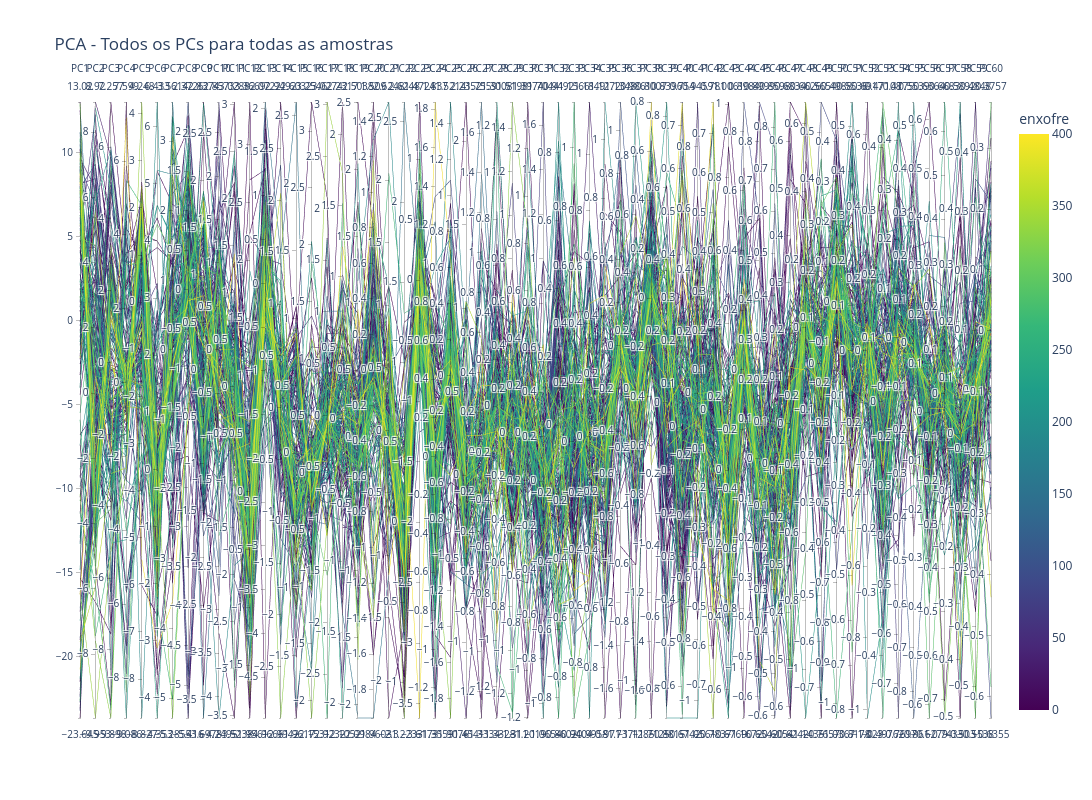

The notebook cell saved with this chart:
### Code cell
import plotly.express as px

# Preparação do DataFrame para o gráfico de dispersão
plot_df = pc_scores.copy()
plot_df = plot_df.loc[:, ~plot_df.columns.duplicated()].copy()

if 'amostra' in plot_df.columns:
    plot_df = plot_df.drop(columns=['amostra'])

plot_df.insert(0, 'amostra', df.index.tolist())

for col in ['ponto de fulgor', 'massa específica', 'enxofre']:
    if col in df.columns:
        plot_df[col] = df[col].values

# Escolhe os dois primeiros componentes para o gráfico de pontos
pc_columns = [f'PC{i}' for i in range(1, 3)]
plot_df = plot_df[['amostra'] + pc_columns + [c for c in ['ponto de fulgor', 'massa específica', 'enxofre'] if c in plot_df.columns]]

# Gráfico de PCA em pontos
fig = px.scatter(
    plot_df,
    x='PC1',
    y='PC2',
    text='amostra',
    color='enxofre' if 'enxofre' in plot_df.columns else None,
    hover_data=['amostra', 'ponto de fulgor', 'massa específica', 'enxofre'],
    color_continuous_scale='Viridis',
    title='PCA - Gráfico de dispersão das amostras'
)

fig.update_traces(textposition='top center', marker=dict(size=10))
fig.update_layout(width=1200, height=800)
fig.show()

# Salva o gráfico em HTML
fig.write_html('pca_scatter.html')

### Figure 1 — Plotly figure (JSON) as saved in the notebook; plotly's stock layout.template omitted (floating-point values rounded to 4 significant figures; data arrays with more than 128 entries replaced by an {"elided": "..."} marker saying what was removed)
{"data": [{"dimensions": [{"label": "PC1", "values": {"elided": "216 float values"}}, {"label": "PC2", "values": {"elided": "216 float values"}}, {"label": "PC3", "values": {"elided": "216 float values"}}, {"label": "PC4", "values": {"elided": "216 float values"}}, {"label": "PC5", "values": {"elided": "216 float values"}}, {"label": "PC6", "values": {"elided": "216 float values"}}, {"label": "PC7", "values": {"elided": "216 float values"}}, {"label": "PC8", "values": {"elided": "216 float values"}}, {"label": "PC9", "values": {"elided": "216 float values"}}, {"label": "PC10", "values": {"elided": "216 float values"}}, {"label": "PC11", "values": {"elided": "216 float values"}}, {"label": "PC12", "values": {"elided": "216 float values"}}, {"label": "PC13", "values": {"elided": "216 float values"}}, {"label": "PC14", "values": {"elided": "216 float values"}}, {"label": "PC15", "values": {"elided": "216 float values"}}, {"label": "PC16", "values": {"elided": "216 float values"}}, {"label": "PC17", "values": {"elided": "216 float values"}}, {"label": "PC18", "values": {"elided": "216 float values"}}, {"label": "PC19", "values": {"elided": "216 float values"}}, {"label": "PC20", "values": {"elided": "216 float values"}}, {"label": "PC21", "values": {"elided": "216 float values"}}, {"label": "PC22", "values": {"elided": "216 float values"}}, {"label": "PC23", "values": {"elided": "216 float values"}}, {"label": "PC24", "values": {"elided": "216 float values"}}, {"label": "PC25", "values": {"elided": "216 float values"}}, {"label": "PC26", "values": {"elided": "216 float values"}}, {"label": "PC27", "values": {"elided": "216 float values"}}, {"label": "PC28", "values": {"elided": "216 float values"}}, {"label": "PC29", "values": {"elided": "216 float values"}}, {"label": "PC30", "values": {"elided": "216 float values"}}, {"label": "PC31", "values": {"elided": "216 float values"}}, {"label": "PC32", "values": {"elided": "216 float values"}}, {"label": "PC33", "values": {"elided": "216 float values"}}, {"label": "PC34", "values": {"elided": "216 float values"}}, {"label": "PC35", "values": {"elided": "216 float values"}}, {"label": "PC36", "values": {"elided": "216 float values"}}, {"label": "PC37", "values": {"elided": "216 float values"}}, {"label": "PC38", "values": {"elided": "216 float values"}}, {"label": "PC39", "values": {"elided": "216 float values"}}, {"label": "PC40", "values": {"elided": "216 float values"}}, {"label": "PC41", "values": {"elided": "216 float values"}}, {"label": "PC42", "values": {"elided": "216 float values"}}, {"label": "PC43", "values": {"elided": "216 float values"}}, {"label": "PC44", "values": {"elided": "216 float values"}}, {"label": "PC45", "values": {"elided": "216 float values"}}, {"label": "PC46", "values": {"elided": "216 float values"}}, {"label": "PC47", "values": {"elided": "216 float values"}}, {"label": "PC48", "values": {"elided": "216 float values"}}, {"label": "PC49", "values": {"elided": "216 float values"}}, {"label": "PC50", "values": {"elided": "216 float values"}}, {"label": "PC51", "values": {"elided": "216 float values"}}, {"label": "PC52", "values": {"elided": "216 float values"}}, {"label": "PC53", "values": {"elided": "216 float values"}}, {"label": "PC54", "values": {"elided": "216 float values"}}, {"label": "PC55", "values": {"elided": "216 float values"}}, {"label": "PC56", "values": {"elided": "216 float values"}}, {"label": "PC57", "values": {"elided": "216 float values"}}, {"label": "PC58", "values": {"elided": "216 float values"}}, {"label": "PC59", "values": {"elided": "216 float values"}}, {"label": "PC60", "values": {"elided": "216 float values"}}, {"label": "PC61", "values": {"elided": "216 float values"}}, {"label": "PC62", "values": {"elided": "216 float values"}}, {"label": "PC63", "values": {"elided": "216 float values"}}, {"label": "PC64", "values": {"elided": "216 float values"}}, {"label": "PC65", "values": {"elided": "216 float values"}}, {"label": "PC66", "values": {"elided": "216 float values"}}, {"label": "PC67", "values": {"elided": "216 float values"}}, {"label": "PC68", "values": {"elided": "216 float values"}}, {"label": "PC69", "values": {"elided": "216 float values"}}, {"label": "PC70", "values": {"elided": "216 float values"}}, {"label": "PC71", "values": {"elided": "216 float values"}}, {"label": "PC72", "values": {"elided": "216 float values"}}, {"label": "PC73", "values": {"elided": "216 float values"}}, {"label": "PC74", "values": {"elided": "216 float values"}}, {"label": "PC75", "values": {"elided": "216 float values"}}, {"label": "PC76", "values": {"elided": "216 float values"}}, {"label": "PC77", "values": {"elided": "216 float values"}}, {"label": "PC78", "values": {"elided": "216 float values"}}, {"label": "PC79", "values": {"elided": "216 float values"}}, {"label": "PC80", "values": {"elided": "216 float values"}}, {"label": "PC81", "values": {"elided": "216 float values"}}, {"label": "PC82", "values": {"elided": "216 float values"}}, {"label": "PC83", "values": {"elided": "216 float values"}}, {"label": "PC84", "values": {"elided": "216 float values"}}, {"label": "PC85", "values": {"elided": "216 float values"}}, {"label": "PC86", "values": {"elided": "216 float values"}}, {"label": "PC87", "values": {"elided": "216 float values"}}, {"label": "PC88", "values": {"elided": "216 float values"}}, {"label": "PC89", "values": {"elided": "216 float values"}}, {"label": "PC90", "values": {"elided": "216 float values"}}, {"label": "PC91", "values": {"elided": "216 float values"}}, {"label": "PC92", "values": {"elided": "216 float values"}}, {"label": "PC93", "values": {"elided": "216 float values"}}, {"label": "PC94", "values": {"elided": "216 float values"}}, {"label": "PC95", "values": {"elided": "216 float values"}}, {"label": "PC96", "values": {"elided": "216 float values"}}, {"label": "PC97", "values": {"elided": "216 float values"}}, {"label": "PC98", "values": {"elided": "216 float values"}}, {"label": "PC99", "values": {"elided": "216 float values"}}, {"label": "PC100", "values": {"elided": "216 float values"}}, {"label": "PC101", "values": {"elided": "216 float values"}}, {"label": "PC102", "values": {"elided": "216 float values"}}, {"label": "PC103", "values": {"elided": "216 float values"}}, {"label": "PC104", "values": {"elided": "216 float values"}}, {"label": "PC105", "values": {"elided": "216 float values"}}, {"label": "PC106", "values": {"elided": "216 float values"}}, {"label": "PC107", "values": {"elided": "216 float values"}}, {"label": "PC108", "values": {"elided": "216 float values"}}, {"label": "PC109", "values": {"elided": "216 float values"}}, {"label": "PC110", "values": {"elided": "216 float values"}}, {"label": "PC111", "values": {"elided": "216 float values"}}, {"label": "PC112", "values": {"elided": "216 float values"}}, {"label": "PC113", "values": {"elided": "216 float values"}}, {"label": "PC114", "values": {"elided": "216 float values"}}, {"label": "PC115", "values": {"elided": "216 float values"}}, {"label": "PC116", "values": {"elided": "216 float values"}}, {"label": "PC117", "values": {"elided": "216 float values"}}, {"label": "PC118", "values": {"elided": "216 float values"}}, {"label": "PC119", "values": {"elided": "216 float values"}}, {"label": "PC120", "values": {"elided": "216 float values"}}, {"label": "PC121", "values": {"elided": "216 float values"}}, {"label": "PC122", "values": {"elided": "216 float values"}}, {"label": "PC123", "values": {"elided": "216 float values"}}, {"label": "PC124", "values": {"elided": "216 float values"}}, {"label": "PC125", "values": {"elided": "216 float values"}}, {"label": "PC126", "values": {"elided": "216 float values"}}, {"label": "PC127", "values": {"elided": "216 float values"}}, {"label": "PC128", "values": {"elided": "216 float values"}}, {"label": "PC129", "values": {"elided": "216 float values"}}, {"label": "PC130", "values": {"elided": "216 float values"}}, {"label": "PC131", "values": {"elided": "216 float values"}}, {"label": "PC132", "values": {"elided": "216 float values"}}, {"label": "PC133", "values": {"elided": "216 float values"}}, {"label": "PC134", "values": {"elided": "216 float values"}}, {"label": "PC135", "values": {"elided": "216 float values"}}, {"label": "PC136", "values": {"elided": "216 float values"}}, {"label": "PC137", "values": {"elided": "216 float values"}}, {"label": "PC138", "values": {"elided": "216 float values"}}, {"label": "PC139", "values": {"elided": "216 float values"}}, {"label": "PC140", "values": {"elided": "216 float values"}}, {"label": "PC141", "values": {"elided": "216 float values"}}, {"label": "PC142", "values": {"elided": "216 float values"}}, {"label": "PC143", "values": {"elided": "216 float values"}}, {"label": "PC144", "values": {"elided": "216 float values"}}, {"label": "PC145", "values": {"elided": "216 float values"}}, {"label": "PC146", "values": {"elided": "216 float values"}}, {"label": "PC147", "values": {"elided": "216 float values"}}, {"label": "PC148", "values": {"elided": "216 float values"}}, {"label": "PC149", "values": {"elided": "216 float values"}}, {"label": "PC150", "values": {"elided": "216 float values"}}, {"label": "PC151", "values": {"elided": "216 float values"}}, {"label": "PC152", "values": {"elided": "216 float values"}}, {"label": "PC153", "values": {"elided": "216 float values"}}, {"label": "PC154", "values": {"elided": "216 float values"}}, {"label": "PC155", "values": {"elided": "216 float values"}}, {"label": "PC156", "values": {"elided": "216 float values"}}, {"label": "PC157", "values": {"elided": "216 float values"}}, {"label": "PC158", "values": {"elided": "216 float values"}}, {"label": "PC159", "values": {"elided": "216 float values"}}, {"label": "PC160", "values": {"elided": "216 float values"}}, {"label": "PC161", "values": {"elided": "216 float values"}}, {"label": "PC162", "values": {"elided": "216 float values"}}, {"label": "PC163", "values": {"elided": "216 float values"}}, {"label": "PC164", "values": {"elided": "216 float values"}}, {"label": "PC165", "values": {"elided": "216 float values"}}, {"label": "PC166", "values": {"elided": "216 float values"}}, {"label": "PC167", "values": {"elided": "216 float values"}}, {"label": "PC168", "values": {"elided": "216 float values"}}, {"label": "PC169", "values": {"elided": "216 float values"}}, {"label": "PC170", "values": {"elided": "216 float values"}}, {"label": "PC171", "values": {"elided": "216 float values"}}, {"label": "PC172", "values": {"elided": "216 float values"}}, {"label": "PC173", "values": {"elided": "216 float values"}}, {"label": "PC174", "values": {"elided": "216 float values"}}, {"label": "PC175", "values": {"elided": "216 float values"}}, {"label": "PC176", "values": {"elided": "216 float values"}}, {"label": "PC177", "values": {"elided": "216 float values"}}, {"label": "PC178", "values": {"elided": "216 float values"}}, {"label": "PC179", "values": {"elided": "216 float values"}}, {"label": "PC180", "values": {"elided": "216 float values"}}, {"label": "PC181", "values": {"elided": "216 float values"}}, {"label": "PC182", "values": {"elided": "216 float values"}}, {"label": "PC183", "values": {"elided": "216 float values"}}, {"label": "PC184", "values": {"elided": "216 float values"}}, {"label": "PC185", "values": {"elided": "216 float values"}}, {"label": "PC186", "values": {"elided": "216 float values"}}, {"label": "PC187", "values": {"elided": "216 float values"}}, {"label": "PC188", "values": {"elided": "216 float values"}}, {"label": "PC189", "values": {"elided": "216 float values"}}, {"label": "PC190", "values": {"elided": "216 float values"}}, {"label": "PC191", "values": {"elided": "216 float values"}}, {"label": "PC192", "values": {"elided": "216 float values"}}, {"label": "PC193", "values": {"elided": "216 float values"}}, {"label": "PC194", "values": {"elided": "216 float values"}}, {"label": "PC195", "values": {"elided": "216 float values"}}, {"label": "PC196", "values": {"elided": "216 float values"}}, {"label": "PC197", "values": {"elided": "216 float values"}}, {"label": "PC198", "values": {"elided": "216 float values"}}, {"label": "PC199", "values": {"elided": "216 float values"}}, {"label": "PC200", "values": {"elided": "216 float values"}}, {"label": "PC201", "values": {"elided": "216 float values"}}, {"label": "PC202", "values": {"elided": "216 float values"}}, {"label": "PC203", "values": {"elided": "216 float values"}}, {"label": "PC204", "values": {"elided": "216 float values"}}, {"label": "PC205", "values": {"elided": "216 float values"}}, {"label": "PC206", "values": {"elided": "216 float values"}}, {"label": "PC207", "values": {"elided": "216 float values"}}, {"label": "PC208", "values": {"elided": "216 float values"}}, {"label": "PC209", "values": {"elided": "216 float values"}}, {"label": "PC210", "values": {"elided": "216 float values"}}, {"label": "PC211", "values": {"elided": "216 float values"}}, {"label": "PC212", "values": {"elided": "216 float values"}}, {"label": "PC213", "values": {"elided": "216 float values"}}, {"label": "PC214", "values": {"elided": "216 float values"}}, {"label": "PC215", "values": {"elided": "216 float values"}}, {"label": "PC216", "values": {"elided": "216 float values"}}], "domain": {"x": [0, 1], "y": [0, 1]}, "line": {"color": {"elided": "216 float values"}, "coloraxis": "coloraxis"}, "name": "", "type": "parcoords"}], "layout": {"coloraxis": {"colorbar": {"title": {"text": "enxofre"}}, "colorscale": [[0, "#440154"], [0.1111, "#482878"], [0.2222, "#3e4989"], [0.3333, "#31688e"], [0.4444, "#26828e"], [0.5556, "#1f9e89"], [0.6667, "#35b779"], [0.7778, "#6ece58"], [0.8889, "#b5de2b"], [1, "#fde725"]]}, "height": 800, "legend": {"tracegroupgap": 0}, "title": {"text": "PCA - Todos os PCs para todas as amostras"}, "width": 1400}}
